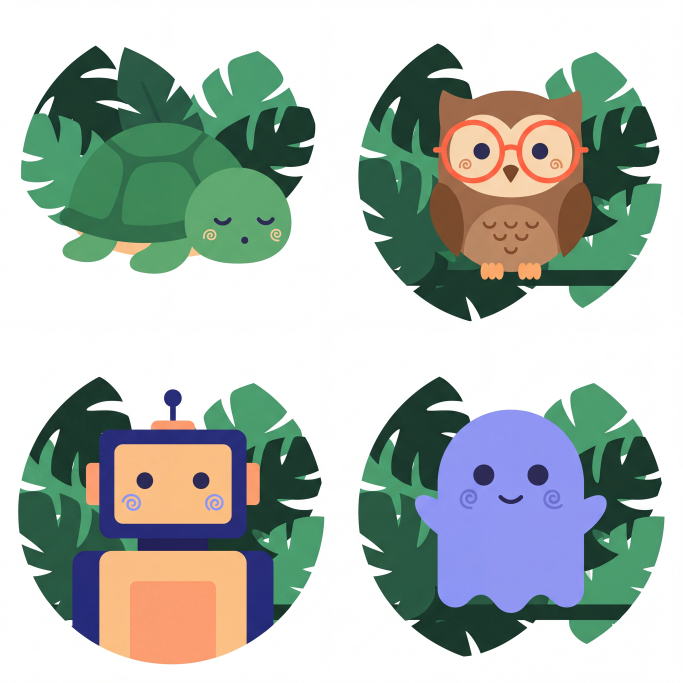
#> input picture art/raw/bots.png, 2048 x 2048 px (shown at 1/3 size)
$ python cutout.py raw/bots.png raw/hero.png
#> lines starting #> are read from the running program, lines starting #| are printed output that depends on the picture; after the words box and inside, x2 and y2 are one past the last pixel; in counts of white or black regions, pixels touching at a corner belong together
"""Turns a flat illustration on white into a transparent asset: flood-fills the background from the edges."""
import sys, os, json
import numpy as np
from PIL import Image, ImageDraw, ImageFilter

def cutout(src, name, max_side=1200):
#> called with src = 'raw/bots.png', name = 'raw/hero.png', max_side = 1200
    im = Image.open(src).convert('RGB'); W, H = im.size
#> in cutout, im is the input picture: PIL image 2048x2048 RGB; mean R, G, B 175.2, 185.8, 179
#> after `W, H = im.size`: W = 2048; H = 2048
    mask = im.copy()
    for pt in [(0, 0), (W - 1, 0), (0, H - 1), (W - 1, H - 1), (W // 2, 0), (W // 2, H - 1), (0, H // 2), (W - 1, H // 2)]:
        ImageDraw.floodfill(mask, pt, (255, 0, 255), thresh=40)
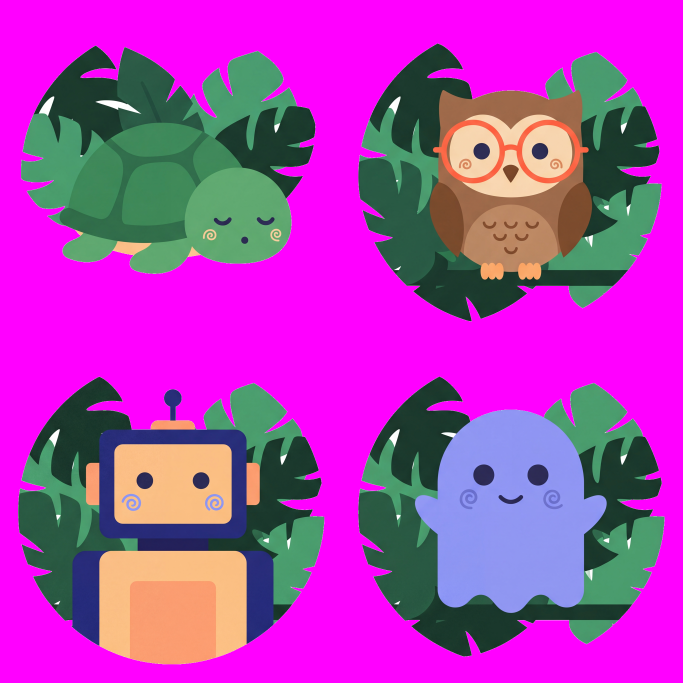
#> mask: PIL image 2048x2048 RGB (shown at 1/3 size); mean R, G, B 175.4, 61.3, 179.3
    m = np.array(mask)
    alpha = np.where((m[:, :, 0] == 255) & (m[:, :, 1] == 0) & (m[:, :, 2] == 255), 0, 255).astype('uint8')
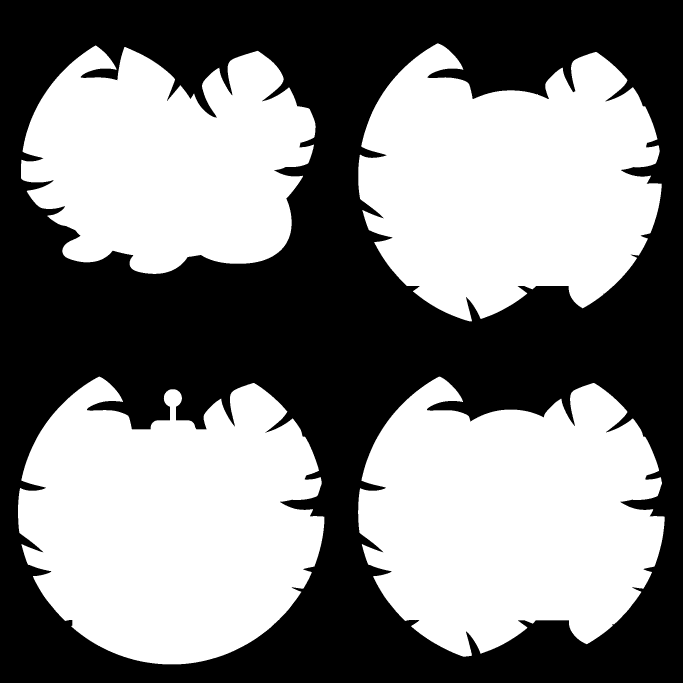
#> alpha: shape (2048, 2048) (shown at 1/3 size); 51.1% white; 1 black region, box (x1, y1, x2, y2) and area: (0, 0, 2048, 2048) 2051070
    out = im.convert('RGBA'); out.putalpha(Image.fromarray(alpha).filter(ImageFilter.GaussianBlur(1.2)))
    out = out.crop(out.getbbox()); out.thumbnail((max_side, max_side))
#> after `out = out.crop(out.getbbox())`:
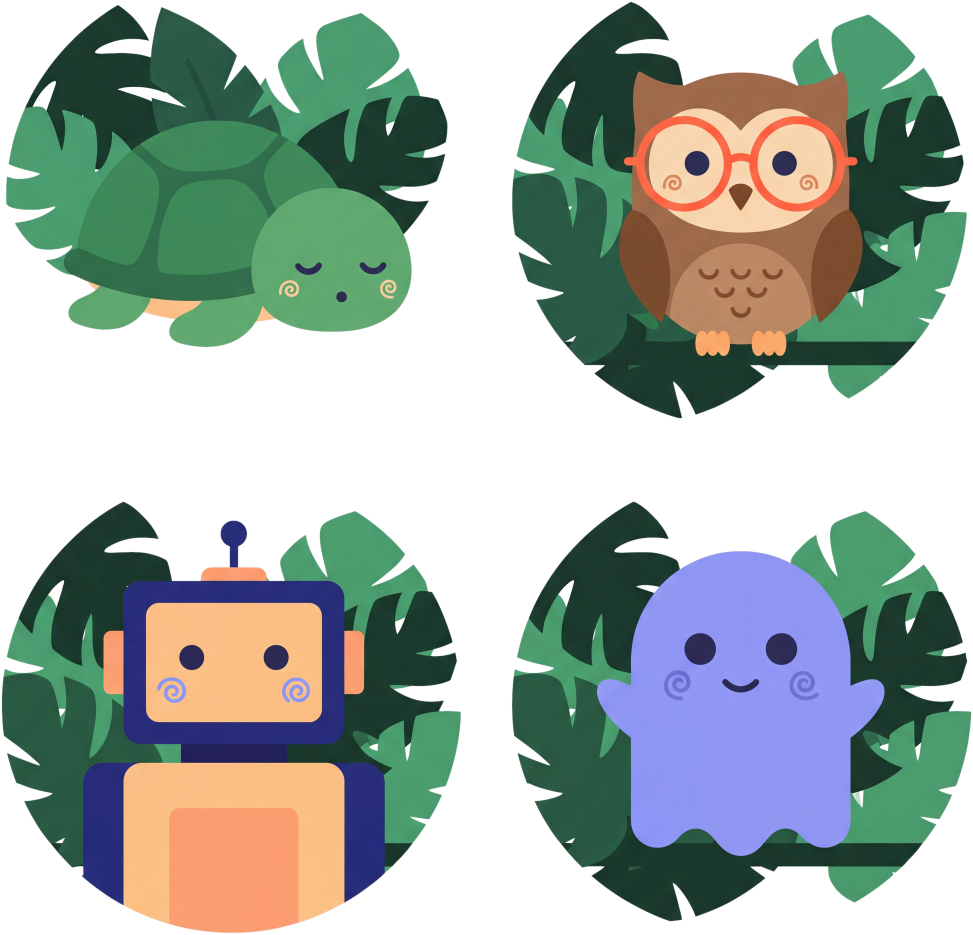
#> out: PIL image 1946x1869 RGBA (shown at 1/2 size); mean R, G, B, A 163, 175.3, 167.5, 150.3; transparent parts drawn white
    d = f'App/Resources/Assets.xcassets/{name}.imageset'; os.makedirs(d, exist_ok=True)
    out.save(f'{d}/{name}.png')
    json.dump({"images": [{"filename": f"{name}.png", "idiom": "universal"}], "info": {"author": "xcode", "version": 1}}, open(f'{d}/Contents.json', 'w'))

if __name__ == '__main__':
    cutout(sys.argv[1], sys.argv[2])
